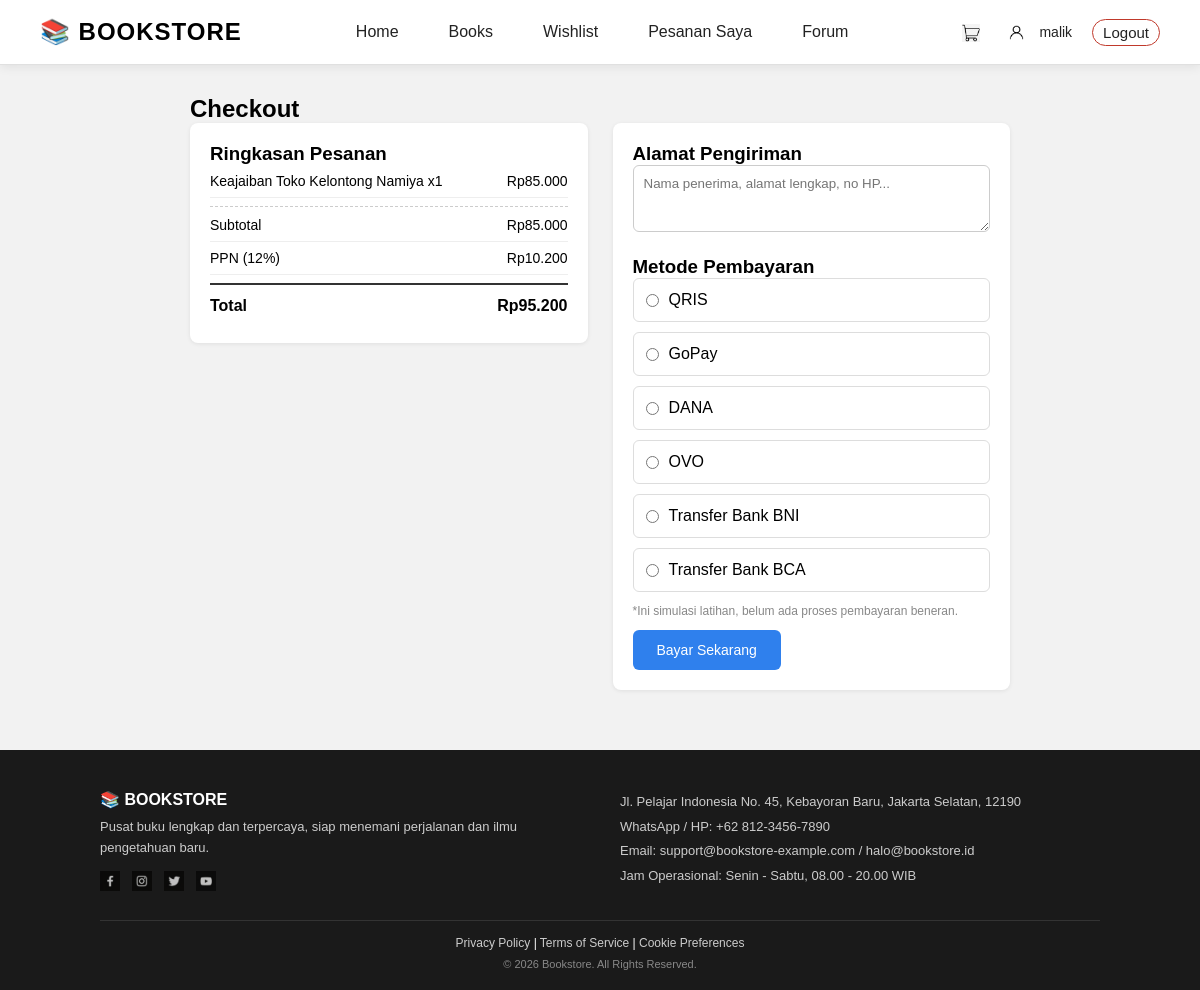
Screenshot of /checkout.php (signed in) with the database file from the repository.
### tables this page shows
CREATE TABLE `cart` (
  `id` int(11) NOT NULL AUTO_INCREMENT,
  `user_id` int(11) NOT NULL,
  `book_id` int(11) NOT NULL,
  `jumlah` int(11) DEFAULT 1,
  `created_at` timestamp NOT NULL DEFAULT current_timestamp(),
  PRIMARY KEY (`id`),
  KEY `user_id` (`user_id`),
  KEY `book_id` (`book_id`),
  CONSTRAINT `cart_ibfk_1` FOREIGN KEY (`user_id`) REFERENCES `users` (`id`) ON DELETE CASCADE,
  CONSTRAINT `cart_ibfk_2` FOREIGN KEY (`book_id`) REFERENCES `books` (`id`) ON DELETE CASCADE
);

CREATE TABLE `books` (
  `id` int(11) NOT NULL AUTO_INCREMENT,
  `judul` varchar(150) NOT NULL,
  `penulis` varchar(100) NOT NULL,
  `harga` decimal(10,2) NOT NULL,
  `cover_image` varchar(255) DEFAULT NULL,
  `deskripsi` text DEFAULT NULL,
  `stok` int(11) DEFAULT 0,
  `category_id` int(11) DEFAULT NULL,
  `is_new` tinyint(1) DEFAULT 0,
  `is_bestseller` tinyint(1) DEFAULT 0,
  `is_trending` tinyint(1) DEFAULT 0,
  `created_at` timestamp NOT NULL DEFAULT current_timestamp(),
  PRIMARY KEY (`id`),
  KEY `category_id` (`category_id`),
  CONSTRAINT `books_ibfk_1` FOREIGN KEY (`category_id`) REFERENCES `categories` (`id`) ON DELETE SET NULL
);

### checkout.php (the view, shortened to what this page needs)
<?php
include 'config.php';
$user_id = $_SESSION['user_id'];
$stmt = mysqli_prepare($conn, "
    SELECT cart.id AS cart_id, cart.jumlah, books.*
    FROM cart
    JOIN books ON cart.book_id = books.id
    WHERE cart.user_id = ?
");
mysqli_stmt_bind_param($stmt, "i", $user_id);
mysqli_stmt_execute($stmt);
$result_cart = mysqli_stmt_get_result($stmt);
$items = [];
$total_harga = 0;
while ($item = mysqli_fetch_assoc($result_cart)) {
    $subtotal = $item['harga'] * $item['jumlah'];
    $item['subtotal'] = $subtotal;
    $total_harga += $subtotal;
    $items[] = $item;
}
$subtotal = $total_harga;
$pajak = round($subtotal * 0.12);
$grand_total = $subtotal + $pajak;
?>
<!DOCTYPE html>
<html lang="id">
<head>
    <link rel="stylesheet" href="assets/css/style.css">
</head>
<body>
    <header class="navbar">
        <div class="logo">📚 BOOKSTORE</div>
        <nav class="nav-links">
            <a href="index.php">Home</a>
            <a href="books.php">Books</a>
            <a href="wishlist.php">Wishlist</a>
            <a href="riwayat_pesanan.php">Pesanan Saya</a>
            <a href="#">Forum</a>
        </nav>
        <div class="nav-icons">
            <a href="cart.php"><img src="assets/icons/trolley.png" alt="Cart" class="icon-cart"></a>
            <span class="user-info">
                <img src="assets/icons/icon.png" alt="User" class="icon-user">
                <?php echo $_SESSION['nama']; ?>
            </span>
            <a href="logout.php" class="logout-link">Logout</a>
        </div>
    </header>
    <section class="checkout-section">
        <h2>Checkout</h2>
        <div class="checkout-layout">
            <div class="checkout-summary">
                <h3>Ringkasan Pesanan</h3>
                <?php foreach ($items as $item) { ?>
                    <div class="checkout-item-row">
                        <span><?php echo $item['judul']; ?> x<?php echo $item['jumlah']; ?></span>
                        <span>Rp<?php echo number_format($item['subtotal'], 0, ',', '.'); ?></span>
                    </div>
                <?php } ?>
                <div class="checkout-item-row" style="border-top:1px dashed #ccc; margin-top:8px; padding-top:10px;">
                    <span>Subtotal</span>
                    <span>Rp<?php echo number_format($subtotal, 0, ',', '.'); ?></span>
                </div>
                <div class="checkout-item-row">
                    <span>PPN (12%)</span>
                    <span>Rp<?php echo number_format($pajak, 0, ',', '.'); ?></span>
                </div>
                <div class="checkout-item-row checkout-total-row">
                    <strong>Total</strong>
                    <strong>Rp<?php echo number_format($grand_total, 0, ',', '.'); ?></strong>
                </div>
            </div>
            <div class="checkout-payment">
                <h3>Alamat Pengiriman</h3>
                <form method="POST" action="">
                    <textarea name="alamat_pengiriman" rows="3" placeholder="Nama penerima, alamat lengkap, no HP..." required style="width:100%; padding:10px; border:1px solid #ccc; border-radius:6px; font-family:Arial, sans-serif; margin-bottom:20px;"><?php echo isset($_POST['alamat_pengiriman']) ? htmlspecialchars($_POST['alamat_pengiriman']) : ''; ?></textarea>
                <h3>Metode Pembayaran</h3>
                    <label class="payment-option">
                        <input type="radio" name="metode_pembayaran" value="QRIS" required>
                        <span>QRIS</span>
                    </label>
                    <label class="payment-option">
                        <input type="radio" name="metode_pembayaran" value="GoPay">
                        <span>GoPay</span>
                    </label>
                    <label class="payment-option">
                        <input type="radio" name="metode_pembayaran" value="DANA">
                        <span>DANA</span>
                    </label>
                    <label class="payment-option">
                        <input type="radio" name="metode_pembayaran" value="OVO">
                        <span>OVO</span>
                    </label>
                    <label class="payment-option">
                        <input type="radio" name="metode_pembayaran" value="Transfer BNI">
                        <span>Transfer Bank BNI</span>
                    </label>
                    <label class="payment-option">
                        <input type="radio" name="metode_pembayaran" value="Transfer BCA">
                        <span>Transfer Bank BCA</span>
                    </label>
                    <p style="font-size:12px; color:#888; margin:12px 0;">
                        *Ini simulasi latihan, belum ada proses pembayaran beneran.
                    </p>
                    <button type="submit" class="btn-checkout">Bayar Sekarang</button>
                </form>
            </div>
        </div>
    </section>
    <footer>
        <div class="footer-content">
            <div class="footer-about">
                <p class="footer-title">📚 BOOKSTORE</p>
                <p class="footer-desc">Pusat buku lengkap dan terpercaya, siap menemani perjalanan dan ilmu pengetahuan baru.</p>
                <div class="footer-socials">
                    <a href="#" title="Facebook"><img src="assets/icons/FC.png" alt="Facebook"></a>
                    <a href="#" title="Instagram"><img src="assets/icons/IG.png" alt="Instagram"></a>
                    <a href="#" title="Twitter"><img src="assets/icons/TW.png" alt="Twitter"></a>
                    <a href="#" title="Youtube"><img src="assets/icons/YT.png" alt="Youtube"></a>
                </div>
            </div>
            <div class="footer-contact">
                <p>Jl. Pelajar Indonesia No. 45, Kebayoran Baru, Jakarta Selatan, 12190</p>
                <p>WhatsApp / HP: +62 812-3456-7890</p>
                <p>Email: support@bookstore-example.com / halo@bookstore.id</p>
                <p>Jam Operasional: Senin - Sabtu, 08.00 - 20.00 WIB</p>
            </div>
        </div>
        <div class="footer-bottom">
            <div class="footer-links">
                <a href="privacy-policy.php">Privacy Policy</a> | <a href="terms-of-service.php">Terms of Service</a> | <a href="cookie-preferences.php">Cookie Preferences</a>
            </div>
            <p class="footer-copyright">&copy; <?php echo date('Y'); ?> Bookstore. All Rights Reserved.</p>
        </div>
    </footer>
</body>
</html>

### assets/css/style.css (style rules this page uses)
* { margin: 0; padding: 0; box-sizing: border-box; font-family: Arial, sans-serif; }
body { background-color: #f2f2f2; }
.navbar { display:flex; justify-content:space-between; align-items:center; padding:18px 40px; background:white; border-bottom: 1px solid #e0e0e0; box-shadow:0 2px 10px rgba(0,0,0,.08); position:sticky; top:0; z-index:999; }
.logo { font-size:24px; font-weight:bold; letter-spacing:1px; }
.nav-links { display:flex; gap:50px; }
.nav-links a { text-decoration:none; color:#222; transition:.2s; }
.nav-icons { display:flex; gap:20px; align-items:center; }
.nav-icons a { text-decoration:none; color:#222; font-size: 15px; }
.icon-cart { width: 18px; height: 18px; vertical-align: middle; margin-right: 4px; }
.icon-user { width: 25px; height: 25px; vertical-align: middle; margin-right: 4px; }
.user-info { display: flex; align-items: center; gap: 6px; font-size: 14px; color: #222; }
.logout-link { text-decoration: none; color: #c0392b; font-size: 13px; border: 1px solid #c0392b; padding: 4px 10px; border-radius: 15px; }
.btn-checkout { background: #2f80ed; color: white; border: none; padding: 12px 24px; border-radius: 6px; font-size: 14px; cursor: pointer; }
.checkout-section { padding: 30px 40px; max-width: 900px; margin: 0 auto; }
.checkout-layout { display: flex; gap: 25px; align-items: flex-start; }
.checkout-summary, .checkout-payment { background: white; padding: 20px; border-radius: 8px; box-shadow: 0 1px 4px rgba(0,0,0,.08); flex: 1; }
.checkout-item-row { display: flex; justify-content: space-between; padding: 8px 0; font-size: 14px; border-bottom: 1px solid #eee; }
.checkout-total-row { border-bottom: none; border-top: 2px solid #333; margin-top: 8px; padding-top: 12px; font-size: 16px; }
.payment-option { display: flex; align-items: center; gap: 10px; padding: 12px; border: 1px solid #ddd; border-radius: 6px; margin-bottom: 10px; cursor: pointer; }
.payment-option input { width: auto; }
footer { background-color: #1a1a1a; color: white; padding: 40px 40px 20px; margin-top: 30px; }
.footer-content { display: flex; justify-content: space-between; gap: 40px; max-width: 1000px; margin: 0 auto; text-align: left; flex-wrap: wrap; }
.footer-about { flex: 1; min-width: 220px; }
.footer-title { font-weight: bold; font-size: 16px; margin-bottom: 8px; }
.footer-desc { font-size: 13px; color: #ccc; line-height: 1.6; margin-bottom: 12px; }
.footer-socials { display: flex; gap: 12px; }
.footer-socials a { text-decoration: none; font-size: 16px; opacity: 0.85; }
.footer-socials img { width: 20px; height: 20px; opacity: 0.85; }
.footer-contact { flex: 1; min-width: 220px; font-size: 13px; color: #ccc; line-height: 1.9; }
.footer-bottom { max-width: 1000px; margin: 25px auto 0; padding-top: 15px; border-top: 1px solid #333; text-align: center; }
.footer-links { font-size: 12px; margin-bottom: 8px; }
.footer-links a { color: #ccc; text-decoration: none; }
.footer-copyright { font-size: 11px; color: #888; }

### rows the page displays
cart: book.judul "Keajaiban Toko Kelontong Namiya", jumlah "1", subtotal "85.000"

### other values shown
$_SESSION['nama'] "malik"
$subtotal "85.000"
$pajak "10.200"
$grand_total "95.200"
